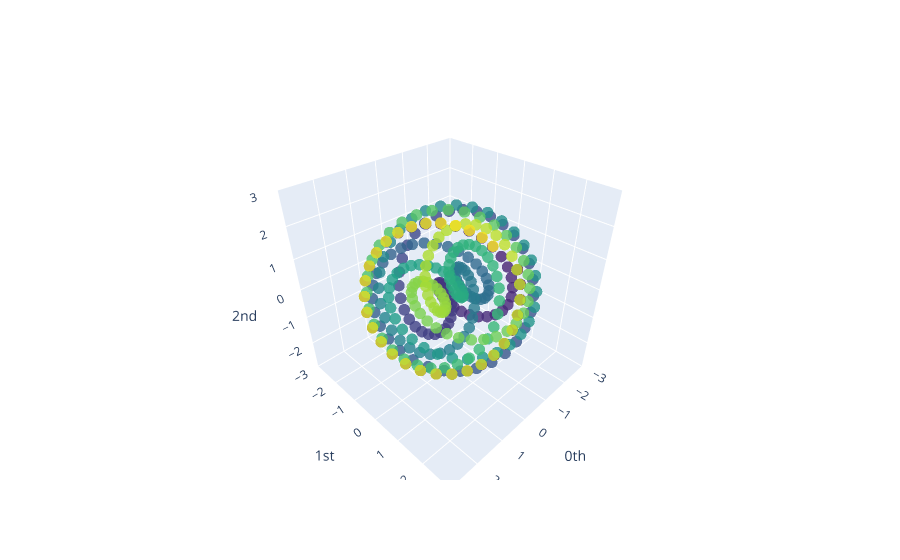

The cell this chart's notebook holds for it:
### Markdown cell above
### Point cloud

### Code cell
import numpy
import gtda.plotting
import gtda.time_series

x = numpy.linspace(0, 50, 1000)
y = (numpy.cos(x) + numpy.sin(numpy.pi / 2 * x))

embedding = gtda.time_series.SingleTakensEmbedding(parameters_type="fixed", dimension = 3, time_delay = 16, stride = 3)
pc = embedding.fit_transform(y)
pc = pc @ numpy.array([
    [ numpy.cos(-numpy.pi / 2), -numpy.sin(-numpy.pi / 2), 0 ],
    [ numpy.sin(-numpy.pi / 2), numpy.cos(-numpy.pi / 2), 0 ],
    [ 0, 0, 1 ]
])

fig = gtda.plotting.plot_point_cloud(pc)
fig.update_layout(
    autosize = False,
    scene = {
        'xaxis': { 'nticks': 0, 'range': [ -3, 3 ] },
        'yaxis': { 'nticks': 0, 'range': [ -3, 3 ] },
        'zaxis': { 'nticks': 0, 'range': [ -3, 3 ] }
    }
)
display(fig)
fig.write_image(file = f"point_cloud-1.svg", format = "svg")

### Figure 1 — Plotly figure (JSON) as saved in the notebook; plotly's stock layout.template omitted (floating-point values rounded to 4 significant figures; data arrays with more than 128 entries replaced by an {"elided": "..."} marker saying what was removed)
{"data": [{"marker": {"color": {"elided": "323 int values"}, "colorscale": [[0, "#440154"], [0.1111, "#482878"], [0.2222, "#3e4989"], [0.3333, "#31688e"], [0.4444, "#26828e"], [0.5556, "#1f9e89"], [0.6667, "#35b779"], [0.7778, "#6ece58"], [0.8889, "#b5de2b"], [1, "#fde725"]], "opacity": 0.8, "size": 4}, "mode": "markers", "type": "scatter3d", "x": {"elided": "323 float values"}, "y": {"elided": "323 float values"}, "z": {"elided": "323 float values"}}], "layout": {"autosize": false, "scene": {"xaxis": {"exponentformat": "e", "nticks": 0, "range": [-3, 3], "showexponent": "all", "title": {"text": "0th"}, "type": "linear"}, "yaxis": {"exponentformat": "e", "nticks": 0, "range": [-3, 3], "showexponent": "all", "title": {"text": "1st"}, "type": "linear"}, "zaxis": {"exponentformat": "e", "nticks": 0, "range": [-3, 3], "showexponent": "all", "title": {"text": "2nd"}, "type": "linear"}}}}
